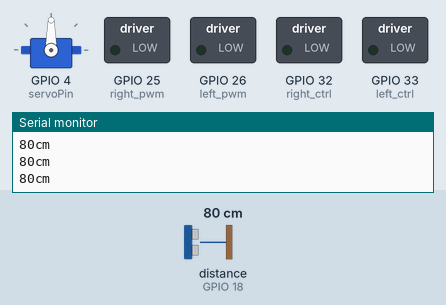
Simulated run of this sketch. Board: ESP32. Parts: servo, switched loads named in the sketch (green lamp = pin HIGH), the last lines printed to the serial monitor. Wiring (inferred from the names in the program): ultrasonic range finder: trigger GPIO 5; echo GPIO 18. The test bench sets the inputs (shaded band); at power-on: distance to the obstacle (sensor on GPIO 18) 80 cm. The echo pulse lasts 58.3 µs per cm; pins used as bus, display or sensor lines are not drawn.

Above: at 1.5 s.
1.6 s: distance to the obstacle (sensor on GPIO 18) set to 38 cm
3.1 s: distance to the obstacle (sensor on GPIO 18) set to 31 cm
At 4.3 s:
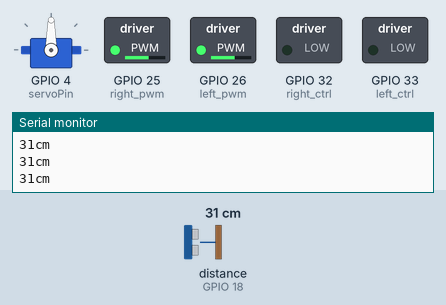
4.6 s: distance to the obstacle (sensor on GPIO 18) set to 14 cm
6.1 s: distance to the obstacle (sensor on GPIO 18) set to 11 cm
At 7.0 s:
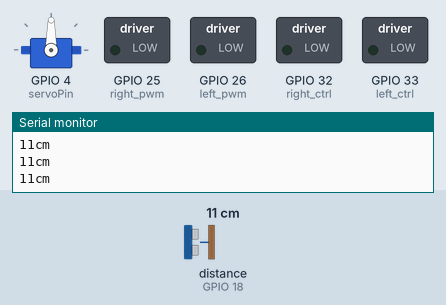
7.6 s: distance to the obstacle (sensor on GPIO 18) set to 9 cm
9.1 s: distance to the obstacle (sensor on GPIO 18) set to 6 cm
At 10.3 s:
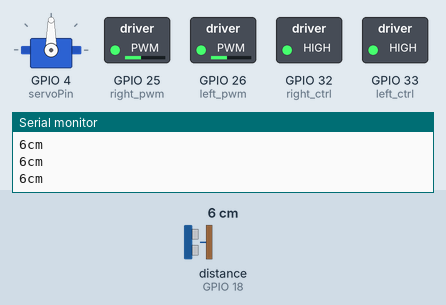
Timing chart, 0 to 11.6 s (numbered marks = the images above; inputs shaded):
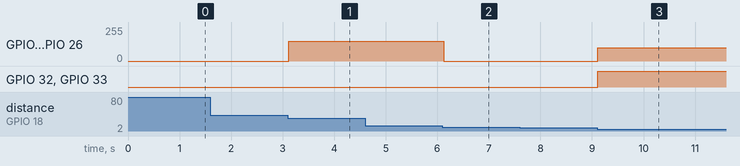

The sketch:

Project_07_Follow_Me.ino
```cpp
//*************************************************************************************
/*
Project 07: follow me
Car follows the object
*/
#include <ESP32Servo.h>
//motor
#define left_ctrl  33  //define direction control pins of the left motor as gpio33
#define left_pwm  26   //define PWM control pins of the left motor as gpio26.
#define right_ctrl  32 //define direction control pins of the right motor as gpio32.
#define right_pwm  25  //define PWM control pins of the right motor as gpio25

//ultrasonic sensor
#define TRIG_PIN 5 // set signals input of the ultrasonic sensor to gpio5.
#define ECHO_PIN 18 //set signals output of the ultrasonic sensor to gpio18.
long distance; //define distance variables

//servo
const int servoPin = 4;//set the pin of the servo to gpio4.
Servo myservo;  // create servo object to control a servo

void setup() {
  pinMode(left_ctrl,OUTPUT); //set control pins of the left motor to OUTPUT
  ledcAttach(left_pwm, 1200, 8); //Set the frequency of left_pwm pin to 1200, PWM resolution to 8 that duty cycle is 256.
  pinMode(right_ctrl,OUTPUT);//set direction control pins of the right motor to OUTPUT..
  ledcAttach(right_pwm, 1200, 8); //Set the frequency of right_pwm pin to 1200, PWM resolution to 8 that duty cycle is 256.

  pinMode(TRIG_PIN,OUTPUT);//set TRIG_PIN to OUTPUT.
  pinMode(ECHO_PIN,INPUT);//set ECHO_PIN to INPUT.

  myservo.setPeriodHertz(50);           // standard 50 hz servo
  myservo.attach(servoPin, 500, 2500);  // attaches the servo on servoPin to the servo object.
  myservo.write(90);  // the initial angle of the servo is set to 90° .
  delay(300);
}

void loop() {
  distance = checkdistance();//Get the distance measured by the ultrasonic sensor
  Serial.print(distance);//Send a pulse, calculate the distance in centimeters and print the result.
  Serial.println("cm");
  if(distance<8)//if distance is less than 8
  {
    back();//back
  }
  else if((distance>=8)&&(distance<13))//if 8≤distance<13
  {
    Stop();//stop
  }
  else if((distance>=13)&&(distance<35))//if 13≤distance<35.
  {
    front();//follow
  }
  else//
  {
    Stop();//stop
  }
}

float checkdistance() {
  digitalWrite(TRIG_PIN, LOW);
  delayMicroseconds(2);
  digitalWrite(TRIG_PIN, HIGH);
  delayMicroseconds(10);
  digitalWrite(TRIG_PIN, LOW);
  float distance = pulseIn(ECHO_PIN, HIGH) / 58.00;
  delay(10);
  return distance;
}

void front()//define the state of going forward
{
  digitalWrite(left_ctrl,LOW); //set direction control pins of the left motor to LOW.
  ledcWrite(left_pwm, 150); //the left motor outputs PWM 150
  digitalWrite(right_ctrl,LOW); //set control pins of the right motor to LOW.
  ledcWrite(right_pwm, 150); //the right motor outputs PWM 150
}
void back()//define the state of going back
{
  digitalWrite(left_ctrl,HIGH); //set direction control pins of the left motor to HIGH..
  ledcWrite(left_pwm, 100); //the left motor outputs PWM 100
  digitalWrite(right_ctrl,HIGH); //set control pins of the right motor to HIGH..
  ledcWrite(right_pwm, 100); //the right motor outputs PWM 100
}
void Stop()//define state of stopping
{
  digitalWrite(left_ctrl,LOW);//set direction control pins of the left motor to LOW.
  ledcWrite(left_pwm, 0); //the left motor outputs PWM 0.
  digitalWrite(right_ctrl,LOW);//set control pins of the right motor to LOW.
  ledcWrite(right_pwm, 0); //the right motor outputs PWM 0
}
//*************************************************************************************
```

Measured:
- the behaviour switches between 35 and 34 cm on distance to the obstacle (sensor on GPIO 18) (found by bisection; images 0 and 1)
- the behaviour switches between 13 and 12 cm on distance to the obstacle (sensor on GPIO 18) (found by bisection; images 1 and 2)
- the behaviour switches between 8 and 7 cm on distance to the obstacle (sensor on GPIO 18) (found by bisection; images 2 and 3)
- after the input at 3.1 s, GPIO 25 (right_pwm), GPIO 26 (left_pwm): 0/255 → 149/255 at once
- after the input at 6.1 s, GPIO 25 (right_pwm), GPIO 26 (left_pwm): 149/255 → 0/255 at once
- after the input at 9.1 s, GPIO 25 (right_pwm), GPIO 26 (left_pwm): 0/255 → 100/255 at once; GPIO 32 (right_ctrl), GPIO 33 (left_ctrl): LOW → HIGH at once
